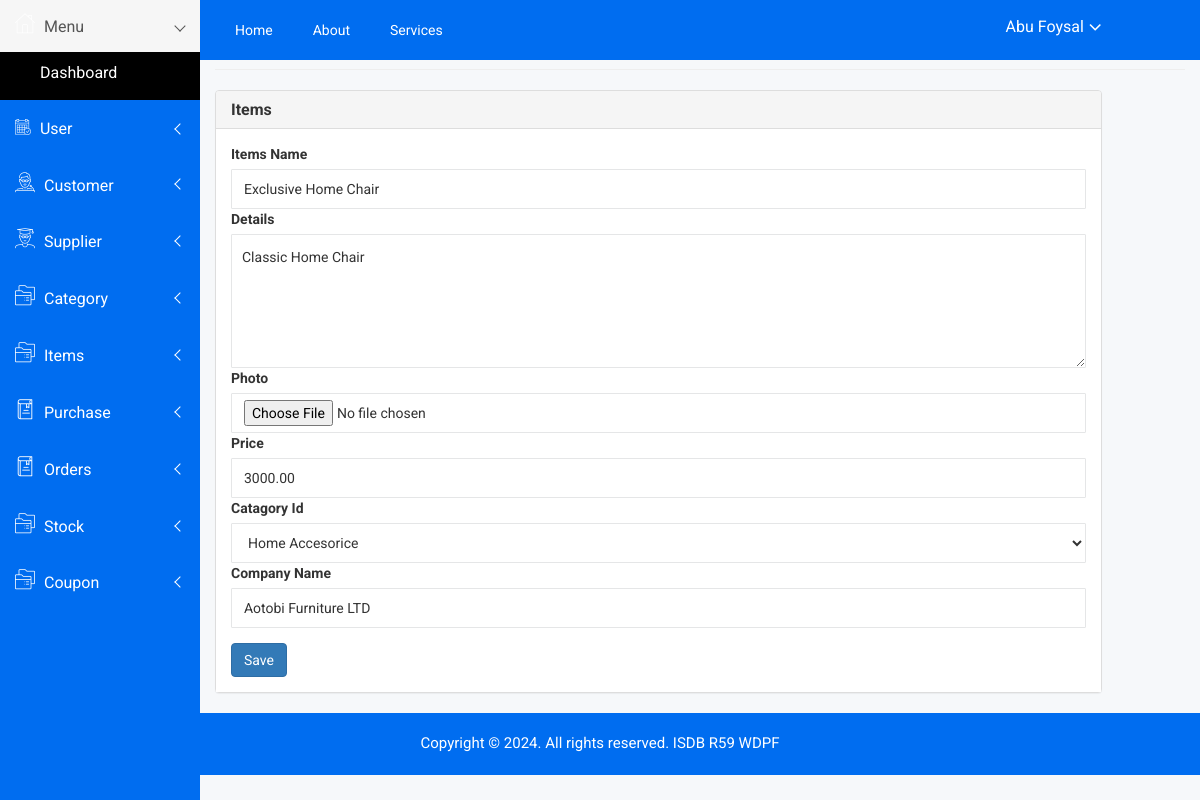
Screenshot of /admin/items_edit.php?id=10 (signed in) with the database file from the repository.
### tables this page shows
CREATE TABLE `items` (
  `id` int(11) NOT NULL,
  `product_name` varchar(100) DEFAULT NULL,
  `details` text DEFAULT NULL,
  `photo` varchar(100) DEFAULT NULL,
  `price` decimal(10,2) DEFAULT NULL,
  `catagory_id` int(11) DEFAULT NULL,
  `company_name` varchar(100) DEFAULT NULL,
  `created_at` datetime DEFAULT NULL,
  `created_by` int(11) DEFAULT NULL,
  `updated_at` datetime DEFAULT NULL,
  `updated_by` int(11) DEFAULT NULL,
  `deleted_at` datetime DEFAULT NULL
);

CREATE TABLE `catagory` (
  `id` int(11) NOT NULL,
  `name` varchar(100) DEFAULT NULL,
  `created_at` datetime DEFAULT NULL,
  `created_by` int(11) DEFAULT NULL,
  `updated_at` datetime DEFAULT NULL,
  `updated_by` int(11) DEFAULT NULL,
  `deleted_at` datetime DEFAULT NULL
);

### admin/class/crud.php (called while the page is built, shortened)
<?php
    class crud{
        private $host='localhost';
        private $connection;
        public function __construct($user,$password,$database){
            $this->user=$user;
            $this->password=$password;
            $this->database=$database;
            $this->connection=new mysqli($this->host,$this->user,$this->password,$this->database);
        }
        public function common_select($table,$fields='*',$condition=false,$sort_field=false,$sort='ASC'){
            $result=array();
            $error=false;
            $sql="select $fields from $table where deleted_at is null ";
            $rs=$this->connection->query($sql);
            if($rs){
                if($rs->num_rows > 0){
                    while($r=$rs->fetch_object()){
                        array_push($result,$r);
                    }
                }
            }else{
                $error=$this->connection->error;
            }
            $return = array('data'=>$result,'error'=>$error);
            return $return;
        }
        public function common_select_single($table,$fields='*',$condition=false,$sort_field=false,$sort='ASC'){
            $result=array();
            $error=false;
            $sql="select $fields from $table where deleted_at is null ";
            if(is_array($condition)){
                $sql.=" and ";
                foreach($condition as $k=>$v){
                    $v = $this->connection->real_escape_string($v);
                    $sql.="$k='$v' and ";
                }
                $sql=rtrim($sql,'and ');
            }
            $rs=$this->connection->query($sql);
            if($rs){
                if($rs->num_rows > 0){
                    while($r=$rs->fetch_object()){
                        $result=$r;
                    }
                }
            }else{
                $error=$this->connection->error;
            }
            $return = array('data'=>$result,'error'=>$error);
            return $return;
        }
    }
?>

### admin/include/connection.php (called while the page is built, shortened)
<?php
    include_once('class/crud.php');
    $mysqli=new crud("root","","sports_store");
?>

### admin/items_edit.php (the view, shortened to what this page needs)
<?php include('include/header.php') ; ?>
<div class="container-fluid">
    <h4 class="page-header"><small>Items/</small> Add New</h4>
    <?php
        $olddata=array();
        $con['id']=$_GET['id'];
        $result=$mysqli->common_select_single('items','*',$con);
        if($result){
            if($result['data']){
                $olddata=$result['data'];
            }
        }
    ?>
    <div class="row">
        <div class="col-md-11">
            <div class="panel panel-default">
                <div class="panel-heading">
                    <h5 class="panel-title">Items</h5>
                </div>
                <div class="panel-body">
                    <form method="post" action="" enctype="multipart/form-data">
                        <div class="form-group">
                            <label for="fullname">Items Name</label>
                            <input type="text" name="product_name" class="form-control" id="fullname" value="<?= $olddata->product_name ?>" />
                            <label for="details">Details </label>
                            <textarea name="details" class="form-control" id="details"><?= $olddata->details ?></textarea>
                            <label for="img">Photo </label>
                            <input type="file" name="photo" class="form-control" id="img" value="<?= $olddata->photo ?>" />
                            <label for="price">Price </label>
                            <input type="number" name="price" class="form-control" id="price" value="<?= $olddata->price ?>" />
                            <label for="catagoryId">Catagory Id </label>
                            <select class="form-control form-select" name="catagory_id">
                                    <?php
                                        $result=$mysqli->common_select('catagory');
                                        if($result){
                                            if($result['data']){
                                                foreach($result['data'] as $d){
                                    ?>
                                        <option value="<?= $d->id ?>" <?= $d->id==$olddata->catagory_id ? "selected":"" ?> > <?= $d-> name ?></option>
                                    <?php } } } ?>
                                </select>
                            <label for="companyName">Company Name </label>
                            <input type="text" name="company_name" class="form-control" id="companyName" value="<?= $olddata->company_name ?>" />
                        </div>
                        <button type="submit" class="btn btn-primary">Save</button>
                    </form>
                </div>
            </div>
        </div>
    </div>
</div>
<?php include('include/footer.php') ; ?>

### admin/assets/css/main.css (style rules this page uses)
html { color: #222; font-size: 1em; line-height: 1.4; }
textarea { resize: vertical; }

### rows the page displays
items: product_name "Exclusive Home Chair", details "Classic Home Chair", price "3000.00", catagory_id "Home Accesorice", company_name "Aotobi Furniture LTD"

### other values shown
$_SESSION['name'] "Abu Foysal"
